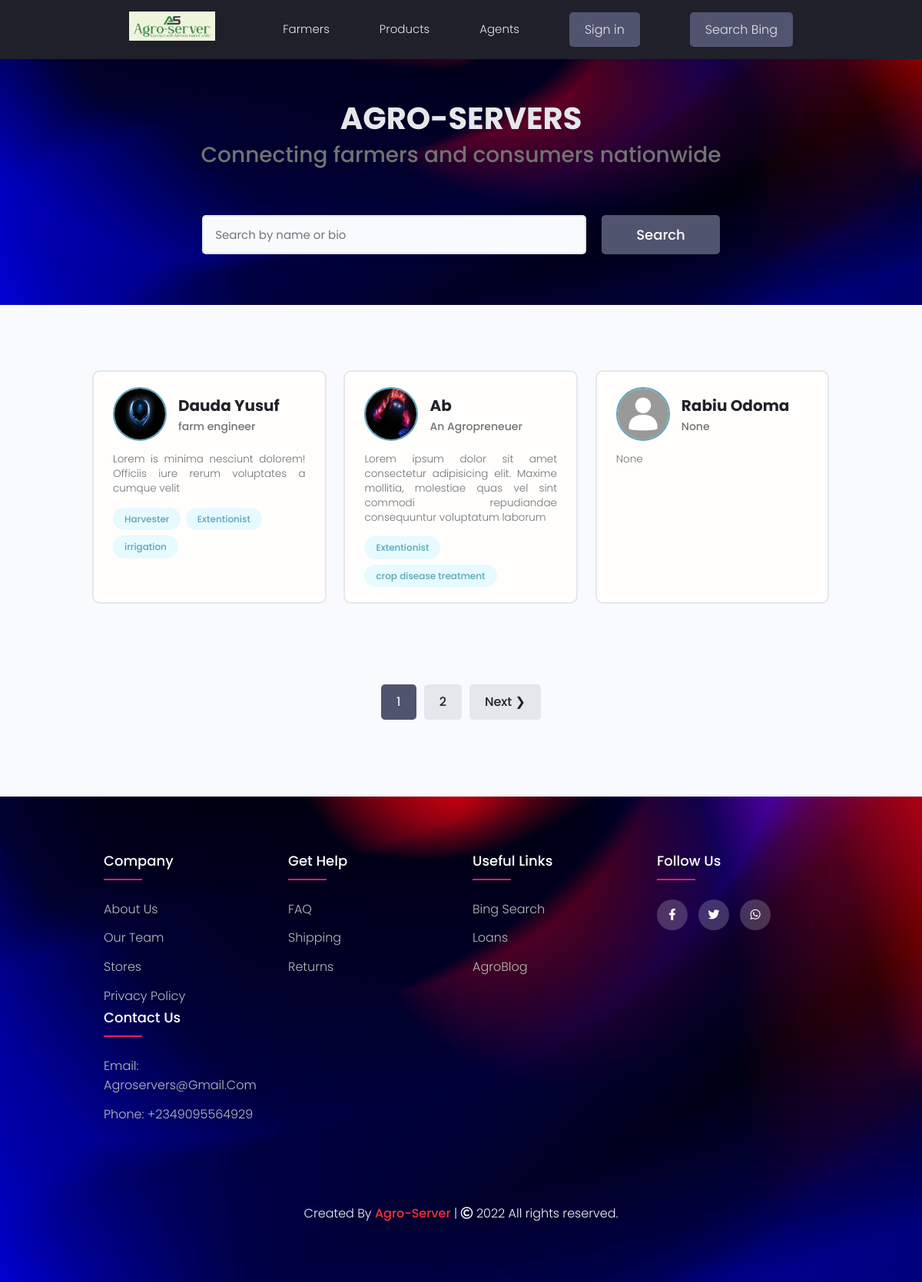
The page / on the database its author committed.
### users/models.py (models this page shows, shortened)
class Profile(models.Model):
    user = models.OneToOneField(User, on_delete=models.CASCADE, null = True, blank=True)
    name = models.CharField(max_length=200, null= True, blank= True)
    username = models.CharField(max_length=200, null= True, blank= True)
    location = models.CharField(max_length=200, null= True, blank= True)
    email = models.EmailField(max_length=500, null= True, blank= True)
    number = models.CharField(max_length=20, null= True, blank= True)
    short_intro =  models.CharField(max_length=200, null= True, blank= True)
    bio =  models.TextField(null= True, blank = True)
    profile_image = models.ImageField( null=True, blank=True, upload_to='profiles/', default='profiles/user-default.jpg')
    social_github = models.CharField(max_length=200, null= True, blank= True)
    social_twitter = models.CharField(max_length=200, null= True, blank= True)
    social_linkedin = models.CharField(max_length=200, null= True, blank= True)
    social_youtube = models.CharField(max_length=200, null= True, blank= True)
    social_website = models.CharField(max_length=200, null= True, blank= True)
    created = models.DateField(auto_now_add=True)
    id = models.UUIDField(default=uuid.uuid4, unique=True, primary_key=True, editable=False)
    class Meta:
        ordering = ['created']
    @property
    def imageURL(self):
        try:
            url = self.profile_image.url
        except:
            url = ''
        return url

class Skill(models.Model):
    owner = models.ForeignKey(Profile, on_delete = models.CASCADE, blank = True, null = True)
    name = models.CharField(max_length=200, null= True, blank= True)
    description =  models.TextField(null= True, blank = True)
    created = models.DateField(auto_now_add=True)
    id = models.UUIDField(default=uuid.uuid4, unique=True, primary_key=True, editable=False)
    def __str__(self):
        return str(self.name)

### users/views.py (the view)
# urls.py: path('', views.profiles, name = 'profiles'),
def profiles(request):
    profiles, search_content = searchProfiles(request)
    custom_range, profiles = paginateProfiles(request, profiles, 3)
    context = {'profiles':profiles, 'search_content':search_content, 'custom_range':custom_range}
    return render(request, 'users/profiles.html', context)

### users/utils.py (called while the page is built)
def paginateProfiles(request, profiles, results):
    page = request.GET.get('page')
    paginator = Paginator(profiles, results)
    try:
        profiles = paginator.page(page)
    except PageNotAnInteger:
        page = 1
        profiles = paginator.page(page)
    except EmptyPage:
        page = paginator.num_pages
        profiles = paginator.page(page)
    leftIndex = (int(page) - 3)
    if leftIndex < 1:
        leftIndex = 1
    rightIndex = (int(page) + 4)
    if rightIndex > paginator.num_pages:
        rightIndex = paginator.num_pages + 1
    custom_range = range(leftIndex, rightIndex)
    return custom_range, profiles

def searchProfiles(request):
    search_content = ''
    if request.GET.get('search_content'):
        search_content = request.GET.get('search_content')
    skills = Skill.objects.filter(name__icontains=search_content)
    profiles = Profile.objects.distinct().filter(Q(name__icontains=search_content) | Q(short_intro__icontains=search_content) | Q(skill__in =skills))
    return profiles, search_content

### users/templates/users/profiles.html (shortened to what this page needs)
{% extends "main.html" %}
{% block content %}
  <main class="home">
    <section class="hero-section text-center">
      <div class="container container--narrow">
        <div class="hero-section__box">
          <h2> <span>Agro-Servers</span></h2>
          <h4>Connecting farmers and consumers nationwide</h4>
        </div>
        <div class="hero-section__search">
          <form id = "searchForm" class="form" action="{% url 'profiles'%}" method="GET">
            <div class="form__field">
              <input class="input input--text" id="formInput#search" type="text" name="search_content"
                value = "{{search_content}}" placeholder="Search by name or bio " />
            </div>
            <input class="btn btn--sub btn--lg" type="submit" value="Search" />
          </form>
        </div>
      </div>
    </section>
    <section class="devlist">
      <div class="container">
        <div class="grid grid--three">
         {% for profile in profiles %}
          <div class="column card">
            <div class="dev">
              <a href=" {% url 'user-profile' profile.id %} " class="card__body">
                <div class="dev__profile">
                  <img class="avatar avatar--md" src="{{profile.imageURL}}" alt="image" />
                  <div class="dev__meta">
                    <h3>{{profile.name}}</h3>
                    <h5>{{profile.short_intro|slice:'50'}}</h5>
                  </div>
                </div>
                <p class="dev__info">
                 {{profile.bio|slice:'150'}}
                </p>
                <div class="dev__skills">
                  {% for skill in profile.skill_set.all|slice:'4' %}
                  <span class="tag tag--pill tag--main">
                    <small>{{ skill  }}</small>
                  </span>
                  {% endfor %}
                </div>
              </a>
            </div>
          </div>
         {% endfor %}
          </div>
          </div>
    </section>
    {% include 'pagination.html' with queryset=profiles custom_range=custom_range %}
    {% include 'footer.html' %}
  </main>
{% endblock content %}

### static/styles/app.css (style rules this page uses)
:root { --color-sub: #0b0b14e7; }
.btn--sub { background-color: var(--color-sub-light); }
.card { border: 2px solid var(--color-light); }
img { width: 100%; }
.hero-section { height: 40vh; display: flex; align-items: center; background: linear-gradient(129.96deg, #FF2F2F 10.43%, #000460 92.78%), radial-gradient(100% 246.94% at 100% 0%, #FFFFFF 0%, #020063 100%), linear-gradient(58.72deg, #2200F2 0%, #530000 100%), linear-gradient(154.03deg, #B70000 0%, #FF003D 74.04%), linear-gradient(341.1deg, #FF0000 7.52%, #0038FF 77.98%), linear-gradient(136.23deg, #00C2FF 11.12%, #FF0000 86.47%), radial-gradient(57.37% 100% at 50% 0%, #B50000 0%, #0034BB 100%); background-blend-mode: overlay, color-burn, screen, overlay, difference, difference, normal;; }
.hero-section__box { margin-bottom: 4rem; }
.hero-section__box > h2, .hero-section__box > h2 > span { font-size: 4rem; color: var(--color-light); line-height: 1.3; text-transform: uppercase; }
.hero-section__box > h2 { font-weight: 300; }
.hero-section__box > h2 > span { font-weight: 700; }
.hero-section__search > .form { display: flex; align-items: center; justify-content: center; gap: 2rem; }
.hero-section__search > .form input.input--text { width: 50rem; }
.devlist { margin-top: 8rem; }
.devlist .grid { align-items: stretch; }
.devlist .dev .dev__profile { display: flex; align-items: center; gap: 1.5rem; }
.devlist .dev .dev__meta h3 { color: var(--color-sub); font-size: 2rem; font-weight: 700; }
.devlist .dev .dev__meta h5 { color: var(--color-text); font-size: 1.4rem; font-weight: 500; }
.devlist .dev .dev__info { margin: 1.5rem 0; font-size: 1.35rem; line-height: 1.4; text-align: justify; }
.container { max-width: 1170px; margin:auto; }

### static/uikit/styles/modules/_variables.css (style rules this page uses)
:root { background: linear-gradient(129.96deg, #FF2F2F 10.43%, #000460 92.78%), radial-gradient(100% 246.94% at 100% 0%, #FFFFFF 0%, #020063 100%), linear-gradient(58.72deg, #2200F2 0%, #530000 100%), linear-gradient(154.03deg, #B70000 0%, #FF003D 74.04%), linear-gradient(341.1deg, #FF0000 7.52%, #0038FF 77.98%), linear-gradient(136.23deg, #00C2FF 11.12%, #FF0000 86.47%), radial-gradient(57.37% 100% at 50% 0%, #B50000 0%, #0034BB 100%); background-blend-mode: overlay, color-burn, screen, overlay, difference, difference, normal; --color-main: #5aa5b9; --color-main-light: #e6faff; --color-sub: #080820; --color-sub-light: #51546e; --color-sub-lighter: #ededfd; --color-text: #737373; --color-gray: #8b8b8b; --color-light: #e5e7eb; --color-light-gray: #767676; --color-bg: #f8fafd; --color-white: #fffefd; --color-white-light: #f3f3f3; --color-success: #359e64; --color-success-bg: #def8e8; --color-error: #fc4b0b; --color-error-bg: #fff2ee; --font-base: 'Poppins', arial, helvetica, 'Segoe UI', roboto, ubuntu, sans-serif; --font-monospace: 'Fira Code', 'Courier New', courier, monospace; --font-regular: 300; --font-medium: 500; --font-bold: 700; --generic-shadow: 1px 1px 5px #00000010; --generic-transition: all 0.3s ease-in-out; }

### static/uikit/styles/modules/_base.css (style rules this page uses)
* { margin: 0; padding: 0; box-sizing: border-box; text-rendering: optimizeLegibility; color: inherit; font-size: inherit; }
html { font-size: 50%; }
@media only screen and (min-width: 480px) { html { font-size: 56.25%; } }
@media only screen and (min-width: 1200px) { html { font-size: 62.5%; } }
body { line-height: 1.6; font-weight: 400; font-size: 1.5rem; color: var(--color-text); background-color: var(--color-bg); min-height: 100vh; }

### static/uikit/styles/modules/_typography.css (style rules this page uses)
* { font-family: var(--font-base); }
h2 { font-size: 3.6rem; font-weight: var(--font-bold); }
h3 { font-size: 3.2rem; font-weight: var(--font-medium); }
h4 { font-size: 2.8rem; font-weight: var(--font-medium); }
h5 { font-size: 2.4rem; font-weight: var(--font-medium); }
h5, h6 { font-weight: var(--font-regular); }
p, span, strong { font-size: 1.6rem; color: var(--color-text); font-weight: var(--font-regular); }
a { padding-bottom: 2px; text-decoration: none; display: inline-block; color: var(--color-main); font-weight: var(--font-medium); }

### static/uikit/styles/modules/_utilities.css (style rules this page uses)
.container { width: 92%; max-width: 165rem; margin: 0 auto; box-sizing: border-box; }
.container--narrow { width: 92%; max-width: 120rem; }
@media screen and (min-width: 1000px) { .container { width: 90%; } }
@media screen and (min-width: 1000px) { .container--narrow { width: 85%; } }
@media screen and (min-width: 1200px) { .container { width: 80%; } }
@media screen and (min-width: 1200px) { .container--narrow { width: 72%; } }
.text-center { text-align: center; }

### rows shown on the page
Profile: imageURL (picture), name "Dauda Yusuf", short_intro "farm engineer", bio "Lorem is minima nesciunt dolorem! Officiis iure rerum voluptates a cumque velit"
Skill: name "Harvester"
Skill: name "Extentionist"
Skill: name "irrigation"
Profile: imageURL (picture), name "Ab", short_intro "An Agropreneuer", bio "Lorem ipsum dolor sit amet consectetur adipisicing elit. Maxime mollitia, molestiae quas vel sint commodi repudiandae consequuntur voluptatum laborum"
Skill: name "Extentionist"
Skill: name "crop disease treatment"
Profile: imageURL (placeholder picture), name "Rabiu Odoma", short_intro "None", bio "None"

### other values the page prints
{{ page }} "1"
{{ page }} "2"
